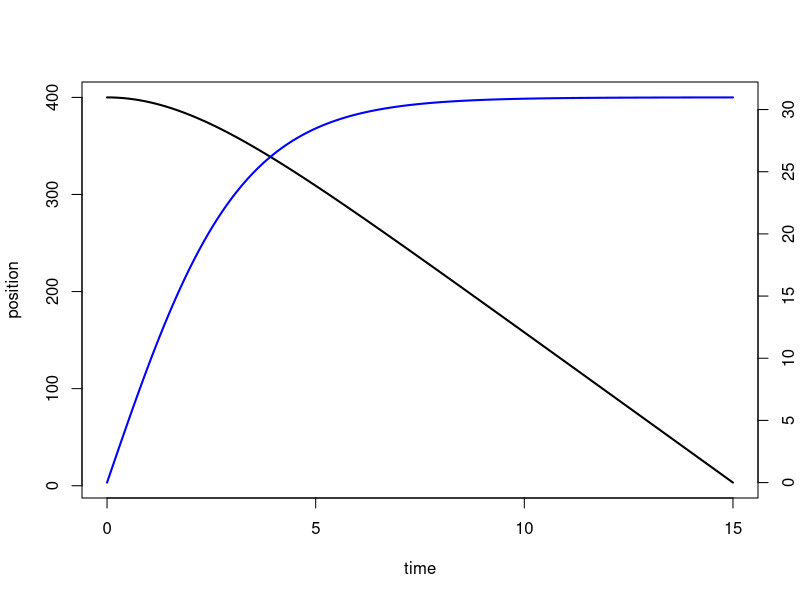

R code for this plot:

# Simulation of fall of ball -- including friction
# Introduction to Computational Science -- Shiflet & Shiflet 
# Module 4.1, example 2, p.120
# R solution by Stephen Davies, University of Mary Washington

# Set up our time increment and our vector (array) of x (time) values
deltaX = 0.01                   # s
x = seq(0,15,deltaX)            # s

# Constants
accelGrav = -9.8                # m/s^2
mass = 0.5                      # kg
radius = 0.05                   # m
weight = mass * accelGrav       # kg-m/s^2  (N)
projectedArea = pi * radius^2   # m^2

# Set up our stock variables and initial conditions
velocity = vector(length=length(x))
velocity[1] = 0    # m/s
position = vector(length=length(x))
position[1] = 400 # m


# Loop a standard number of times, starting with i=2 since we've already
# set up the simulation's initial conditions at i=1.
for (i in 2:length(x)) {
    airFriction = -.65 * projectedArea * velocity[i-1] * abs(velocity[i-1])
    totalForce = airFriction + weight
    acceleration = totalForce / mass   # F=ma
    velocityPrime = acceleration
    velocity[i] = velocity[i-1] + acceleration * deltaX
    positionPrime = velocity[i-1]
    position[i] = max(0,position[i-1] + positionPrime * deltaX)
}

speed = abs(velocity)

#par(mfrow=c(1,1))
plot(x,position,type="l",col="black",lwd=2, xlab="time")
par(new = T)
plot(x,speed,type="l",col="blue",lwd=2, axes=F, xlab=NA, ylab=NA, cex=1.2)
axis(side = 4)
mtext(side = 4, line = 3, 'speed (m/s)')